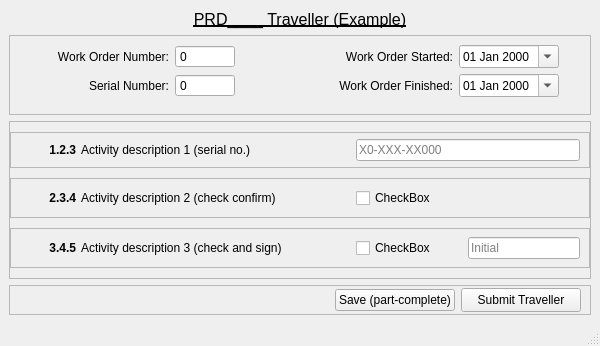
<?xml version="1.0" encoding="UTF-8"?>
<ui version="4.0">
 <class>MainWindow</class>
 <widget class="QMainWindow" name="MainWindow">
  <property name="geometry">
   <rect>
    <x>0</x>
    <y>0</y>
    <width>600</width>
    <height>346</height>
   </rect>
  </property>
  <property name="minimumSize">
   <size>
    <width>600</width>
    <height>200</height>
   </size>
  </property>
  <property name="windowTitle">
   <string>MainWindow</string>
  </property>
  <widget class="QWidget" name="centralwidget">
   <property name="enabled">
    <bool>true</bool>
   </property>
   <property name="minimumSize">
    <size>
     <width>600</width>
     <height>200</height>
    </size>
   </property>
   <layout class="QGridLayout" name="gridLayout" rowstretch="0,0,0,0">
    <property name="leftMargin">
     <number>9</number>
    </property>
    <property name="topMargin">
     <number>9</number>
    </property>
    <property name="rightMargin">
     <number>9</number>
    </property>
    <property name="bottomMargin">
     <number>9</number>
    </property>
    <item row="0" column="0">
     <widget class="QLabel" name="title">
      <property name="minimumSize">
       <size>
        <width>0</width>
        <height>20</height>
       </size>
      </property>
      <property name="maximumSize">
       <size>
        <width>16777215</width>
        <height>20</height>
       </size>
      </property>
      <property name="font">
       <font>
        <pointsize>12</pointsize>
        <bold>false</bold>
        <underline>true</underline>
        <kerning>true</kerning>
       </font>
      </property>
      <property name="text">
       <string>PRD____ Traveller (Example)</string>
      </property>
      <property name="alignment">
       <set>Qt::AlignCenter</set>
      </property>
     </widget>
    </item>
    <item row="2" column="0">
     <widget class="QFrame" name="main_section">
      <property name="frameShape">
       <enum>QFrame::StyledPanel</enum>
      </property>
      <property name="frameShadow">
       <enum>QFrame::Raised</enum>
      </property>
      <layout class="QGridLayout" name="gridLayout_4">
       <property name="leftMargin">
        <number>0</number>
       </property>
       <property name="topMargin">
        <number>0</number>
       </property>
       <property name="rightMargin">
        <number>0</number>
       </property>
       <property name="bottomMargin">
        <number>0</number>
       </property>
       <property name="verticalSpacing">
        <number>0</number>
       </property>
       <item row="0" column="0">
        <widget class="QFrame" name="entry1">
         <property name="maximumSize">
          <size>
           <width>16777215</width>
           <height>40</height>
          </size>
         </property>
         <property name="frameShape">
          <enum>QFrame::StyledPanel</enum>
         </property>
         <property name="frameShadow">
          <enum>QFrame::Raised</enum>
         </property>
         <layout class="QHBoxLayout" name="horizontalLayout" stretch="1,5,4">
          <property name="spacing">
           <number>0</number>
          </property>
          <property name="sizeConstraint">
           <enum>QLayout::SetMaximumSize</enum>
          </property>
          <property name="topMargin">
           <number>6</number>
          </property>
          <property name="bottomMargin">
           <number>6</number>
          </property>
          <item>
           <widget class="QLabel" name="entry1_num_Label">
            <property name="minimumSize">
             <size>
              <width>40</width>
              <height>0</height>
             </size>
            </property>
            <property name="font">
             <font>
              <bold>true</bold>
             </font>
            </property>
            <property name="text">
             <string>1.2.3</string>
            </property>
            <property name="alignment">
             <set>Qt::AlignRight|Qt::AlignTrailing|Qt::AlignVCenter</set>
            </property>
           </widget>
          </item>
          <item>
           <widget class="QLabel" name="entry1_desc_Label">
            <property name="minimumSize">
             <size>
              <width>200</width>
              <height>0</height>
             </size>
            </property>
            <property name="text">
             <string>Activity description 1 (serial no.)</string>
            </property>
            <property name="indent">
             <number>5</number>
            </property>
           </widget>
          </item>
          <item>
           <widget class="QLineEdit" name="entry1_LineEdit">
            <property name="placeholderText">
             <string>X0-XXX-XX000</string>
            </property>
           </widget>
          </item>
         </layout>
        </widget>
       </item>
       <item row="1" column="0">
        <widget class="QFrame" name="entry2">
         <property name="maximumSize">
          <size>
           <width>16777215</width>
           <height>40</height>
          </size>
         </property>
         <property name="frameShape">
          <enum>QFrame::StyledPanel</enum>
         </property>
         <property name="frameShadow">
          <enum>QFrame::Raised</enum>
         </property>
         <layout class="QHBoxLayout" name="horizontalLayout_3" stretch="1,5,4">
          <property name="spacing">
           <number>0</number>
          </property>
          <property name="sizeConstraint">
           <enum>QLayout::SetDefaultConstraint</enum>
          </property>
          <property name="topMargin">
           <number>6</number>
          </property>
          <property name="bottomMargin">
           <number>6</number>
          </property>
          <item>
           <widget class="QLabel" name="entry2_num_Label">
            <property name="minimumSize">
             <size>
              <width>40</width>
              <height>0</height>
             </size>
            </property>
            <property name="font">
             <font>
              <bold>true</bold>
             </font>
            </property>
            <property name="text">
             <string>2.3.4</string>
            </property>
            <property name="alignment">
             <set>Qt::AlignRight|Qt::AlignTrailing|Qt::AlignVCenter</set>
            </property>
           </widget>
          </item>
          <item>
           <widget class="QLabel" name="entry2_desc_Label">
            <property name="minimumSize">
             <size>
              <width>200</width>
              <height>0</height>
             </size>
            </property>
            <property name="text">
             <string>Activity description 2 (check confirm)</string>
            </property>
            <property name="indent">
             <number>5</number>
            </property>
           </widget>
          </item>
          <item>
           <widget class="QCheckBox" name="entry2_CheckBox">
            <property name="text">
             <string>CheckBox</string>
            </property>
           </widget>
          </item>
         </layout>
        </widget>
       </item>
       <item row="2" column="0">
        <widget class="QFrame" name="entry3">
         <property name="maximumSize">
          <size>
           <width>16777215</width>
           <height>40</height>
          </size>
         </property>
         <property name="frameShape">
          <enum>QFrame::StyledPanel</enum>
         </property>
         <property name="frameShadow">
          <enum>QFrame::Raised</enum>
         </property>
         <layout class="QHBoxLayout" name="horizontalLayout_4" stretch="1,5,2,2">
          <property name="spacing">
           <number>0</number>
          </property>
          <property name="topMargin">
           <number>6</number>
          </property>
          <property name="bottomMargin">
           <number>6</number>
          </property>
          <item>
           <widget class="QLabel" name="entry3_num_Label">
            <property name="minimumSize">
             <size>
              <width>40</width>
              <height>0</height>
             </size>
            </property>
            <property name="font">
             <font>
              <bold>true</bold>
             </font>
            </property>
            <property name="text">
             <string>3.4.5</string>
            </property>
            <property name="alignment">
             <set>Qt::AlignRight|Qt::AlignTrailing|Qt::AlignVCenter</set>
            </property>
           </widget>
          </item>
          <item>
           <widget class="QLabel" name="entry3_desc_Label">
            <property name="minimumSize">
             <size>
              <width>200</width>
              <height>0</height>
             </size>
            </property>
            <property name="text">
             <string>Activity description 3 (check and sign)</string>
            </property>
            <property name="indent">
             <number>5</number>
            </property>
           </widget>
          </item>
          <item>
           <widget class="QCheckBox" name="entry3_CheckBox">
            <property name="text">
             <string>CheckBox</string>
            </property>
           </widget>
          </item>
          <item>
           <widget class="QLineEdit" name="entry3_LineEdit">
            <property name="maxLength">
             <number>4</number>
            </property>
            <property name="placeholderText">
             <string>Initial</string>
            </property>
           </widget>
          </item>
         </layout>
        </widget>
       </item>
      </layout>
     </widget>
    </item>
    <item row="1" column="0">
     <widget class="QFrame" name="top_section">
      <property name="maximumSize">
       <size>
        <width>16777215</width>
        <height>80</height>
       </size>
      </property>
      <property name="frameShape">
       <enum>QFrame::StyledPanel</enum>
      </property>
      <property name="frameShadow">
       <enum>QFrame::Raised</enum>
      </property>
      <layout class="QHBoxLayout" name="horizontalLayout_5">
       <item>
        <layout class="QFormLayout" name="formLayout_4">
         <property name="rowWrapPolicy">
          <enum>QFormLayout::DontWrapRows</enum>
         </property>
         <property name="labelAlignment">
          <set>Qt::AlignLeading|Qt::AlignLeft|Qt::AlignVCenter</set>
         </property>
         <property name="horizontalSpacing">
          <number>6</number>
         </property>
         <item row="0" column="0">
          <widget class="QLabel" name="wo_num_Label">
           <property name="minimumSize">
            <size>
             <width>150</width>
             <height>0</height>
            </size>
           </property>
           <property name="text">
            <string>Work Order Number:</string>
           </property>
           <property name="alignment">
            <set>Qt::AlignRight|Qt::AlignTrailing|Qt::AlignVCenter</set>
           </property>
          </widget>
         </item>
         <item row="0" column="1">
          <widget class="QSpinBox" name="wo_num_SpinBox">
           <property name="maximumSize">
            <size>
             <width>60</width>
             <height>16777215</height>
            </size>
           </property>
           <property name="buttonSymbols">
            <enum>QAbstractSpinBox::NoButtons</enum>
           </property>
           <property name="maximum">
            <number>99999</number>
           </property>
          </widget>
         </item>
         <item row="1" column="0">
          <widget class="QLabel" name="serial_num_Label">
           <property name="minimumSize">
            <size>
             <width>150</width>
             <height>0</height>
            </size>
           </property>
           <property name="text">
            <string>Serial Number:</string>
           </property>
           <property name="alignment">
            <set>Qt::AlignRight|Qt::AlignTrailing|Qt::AlignVCenter</set>
           </property>
          </widget>
         </item>
         <item row="1" column="1">
          <widget class="QSpinBox" name="serial_num_SpinBox">
           <property name="maximumSize">
            <size>
             <width>60</width>
             <height>16777215</height>
            </size>
           </property>
           <property name="buttonSymbols">
            <enum>QAbstractSpinBox::NoButtons</enum>
           </property>
           <property name="maximum">
            <number>999</number>
           </property>
          </widget>
         </item>
        </layout>
       </item>
       <item>
        <layout class="QFormLayout" name="formLayout_3">
         <property name="horizontalSpacing">
          <number>6</number>
         </property>
         <item row="0" column="0">
          <widget class="QLabel" name="wo_start_Label">
           <property name="minimumSize">
            <size>
             <width>150</width>
             <height>0</height>
            </size>
           </property>
           <property name="text">
            <string>Work Order Started:</string>
           </property>
           <property name="alignment">
            <set>Qt::AlignRight|Qt::AlignTrailing|Qt::AlignVCenter</set>
           </property>
          </widget>
         </item>
         <item row="0" column="1">
          <widget class="QDateEdit" name="wo_start_DateEdit">
           <property name="maximumSize">
            <size>
             <width>100</width>
             <height>16777215</height>
            </size>
           </property>
           <property name="buttonSymbols">
            <enum>QAbstractSpinBox::PlusMinus</enum>
           </property>
           <property name="displayFormat">
            <string>dd MMM yyyy</string>
           </property>
           <property name="calendarPopup">
            <bool>true</bool>
           </property>
          </widget>
         </item>
         <item row="1" column="0">
          <widget class="QLabel" name="wo_finish_Label">
           <property name="minimumSize">
            <size>
             <width>150</width>
             <height>0</height>
            </size>
           </property>
           <property name="text">
            <string>Work Order Finished:</string>
           </property>
           <property name="alignment">
            <set>Qt::AlignRight|Qt::AlignTrailing|Qt::AlignVCenter</set>
           </property>
          </widget>
         </item>
         <item row="1" column="1">
          <widget class="QDateEdit" name="wo_finish_DateEdit">
           <property name="maximumSize">
            <size>
             <width>100</width>
             <height>16777215</height>
            </size>
           </property>
           <property name="buttonSymbols">
            <enum>QAbstractSpinBox::PlusMinus</enum>
           </property>
           <property name="displayFormat">
            <string>dd MMM yyyy</string>
           </property>
           <property name="calendarPopup">
            <bool>true</bool>
           </property>
          </widget>
         </item>
        </layout>
       </item>
      </layout>
     </widget>
    </item>
    <item row="3" column="0">
     <widget class="QFrame" name="submit_section">
      <property name="minimumSize">
       <size>
        <width>0</width>
        <height>30</height>
       </size>
      </property>
      <property name="maximumSize">
       <size>
        <width>16777215</width>
        <height>30</height>
       </size>
      </property>
      <property name="frameShape">
       <enum>QFrame::StyledPanel</enum>
      </property>
      <property name="frameShadow">
       <enum>QFrame::Raised</enum>
      </property>
      <layout class="QGridLayout" name="gridLayout_2">
       <property name="topMargin">
        <number>0</number>
       </property>
       <property name="bottomMargin">
        <number>0</number>
       </property>
       <item row="0" column="2">
        <widget class="QPushButton" name="submitButton">
         <property name="minimumSize">
          <size>
           <width>120</width>
           <height>24</height>
          </size>
         </property>
         <property name="maximumSize">
          <size>
           <width>120</width>
           <height>24</height>
          </size>
         </property>
         <property name="focusPolicy">
          <enum>Qt::NoFocus</enum>
         </property>
         <property name="text">
          <string>Submit Traveller</string>
         </property>
        </widget>
       </item>
       <item row="0" column="0">
        <spacer name="horizontalSpacer">
         <property name="orientation">
          <enum>Qt::Horizontal</enum>
         </property>
         <property name="sizeType">
          <enum>QSizePolicy::Expanding</enum>
         </property>
         <property name="sizeHint" stdset="0">
          <size>
           <width>40</width>
           <height>20</height>
          </size>
         </property>
        </spacer>
       </item>
       <item row="0" column="1">
        <widget class="QPushButton" name="saveButton">
         <property name="focusPolicy">
          <enum>Qt::NoFocus</enum>
         </property>
         <property name="text">
          <string>Save (part-complete)</string>
         </property>
        </widget>
       </item>
      </layout>
     </widget>
    </item>
   </layout>
  </widget>
  <widget class="QMenuBar" name="menubar">
   <property name="enabled">
    <bool>true</bool>
   </property>
   <property name="geometry">
    <rect>
     <x>0</x>
     <y>0</y>
     <width>600</width>
     <height>22</height>
    </rect>
   </property>
  </widget>
  <widget class="QStatusBar" name="statusbar"/>
 </widget>
 <resources/>
 <connections/>
</ui>
